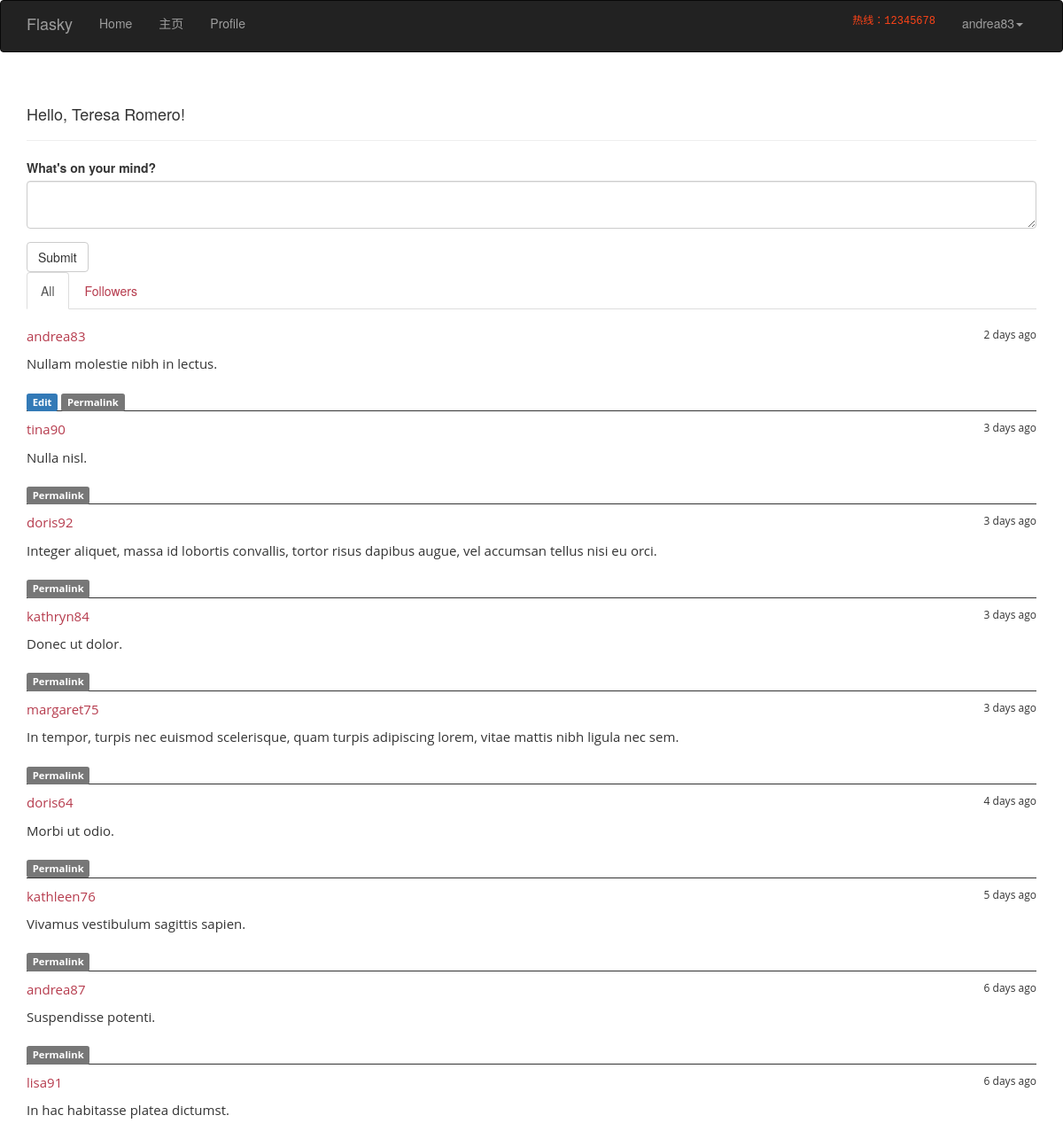
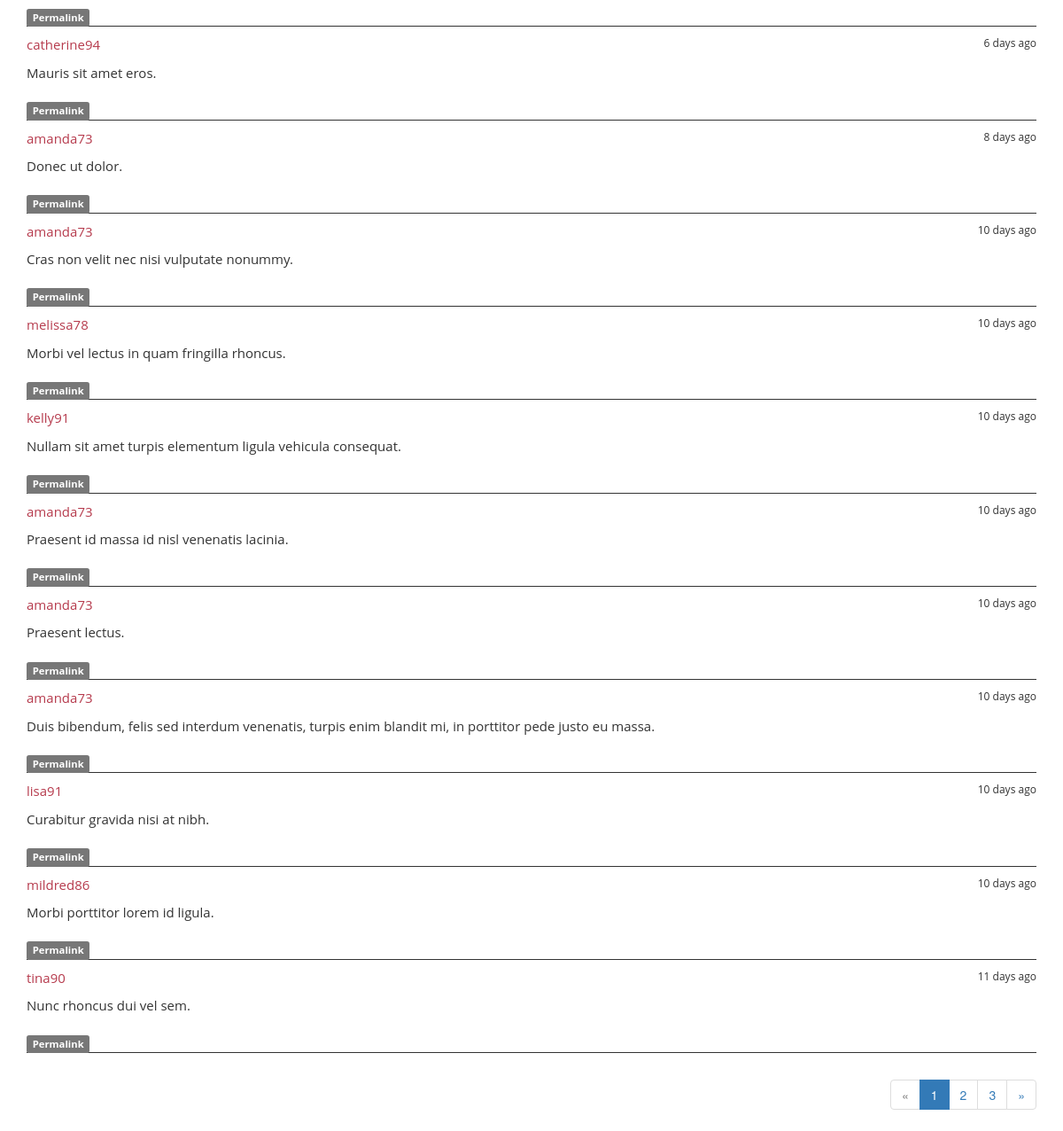
Page / (signed in) on the committed database (2 pictures, top to bottom).
### app/models.py (models this page shows, shortened)
class User(UserMixin,db.Model):
    __tablename__ = 'users'
    id = db.Column(db.Integer, primary_key=True)
    email= db.Column(db.String(64),unique=True,index=True)
    nickname=db.Column(db.String(64),unique= True,index=True)
    username = db.Column(db.String(64))
    role_id = db.Column(db.Integer, db.ForeignKey('roles.id'))
    password_hash = db.Column(db.String(128))
    location = db.Column(db.String(64))
    member_since = db.Column(db.DateTime(),default=datetime.utcnow)
    last_seen = db.Column(db.DateTime(),default=datetime.utcnow)
    confirmed = db.Column(db.Boolean,default=True)
    posts = db.relationship('Post',backref='author',lazy='dynamic')
    followed = db.relationship('Follow',foreign_keys=[Follow.follower_id],backref=db.backref('follower',lazy="joined"),lazy="dynamic",cascade="all,delete-orphan")
    followers = db.relationship('Follow',foreign_keys=[Follow.followed_id],backref=db.backref('followed',lazy="joined"),lazy="dynamic",cascade="all,delete-orphan")
    @property
    def password(self):
        raise AttributeError('password is not a readable attribute')
    def can(self,permissions):
        return self.role is not None and (self.role.permissions & permissions) == permissions
    def is_administrator(self):
        return self.can(Permission.ADMINISTER)
    def ping(self):
        self.last_seen = datetime.utcnow()
        db.session.add(self)

class Post(db.Model):
    __tablename__='posts'
    id = db.Column(db.Integer,primary_key=True)
    body = db.Column(db.Text)
    body_html = db.Column(db.Text)
    timestamp = db.Column(db.DateTime,index=True,default=datetime.utcnow)
    author_id = db.Column(db.Integer,db.ForeignKey('users.id'))

### app/main/views.py (the view)
@main.route('/',methods=['GET','POST'])
def index():
    form = PostForm()
    if current_user.can(Permission.WRITE_ARTICLES) and form.validate_on_submit():
        post=Post(body=form.body.data,author=current_user._get_current_object())
        db.session.add(post)
        return redirect(url_for('.index'))
    page = request.args.get('page',1,type=int)
    show_followed = False
    if current_user.is_authenticated:
        show_followed=bool(request.cookies.get('show_followed',''))
    if show_followed:
        query=current_user.followed_posts
    else:
        query = Post.query
    pagination = query.order_by(Post.timestamp.desc()).paginate(page,per_page=current_app.config['FLASKY_POSTS_PER_PAGE'],error_out=False)
    posts = pagination.items
    return render_template('index.html',form=form, posts=posts, show_followed=show_followed,pagination=pagination)

### app/main/forms.py
class PostForm(FlaskForm):
    body=PageDownField("What's on your mind?",validators=[Required()])
    submit=SubmitField('Submit')

### app/auth/views.py (called while the page is built)
@auth.before_app_request
def befor_request():
    if current_user.is_authenticated:
        current_user.ping()
        if not current_user.confirmed and request.endpoint[:5] != 'auth.':
            return redirect(url_for('auth.unconfirmed'))

@auth.before_app_request
def befor_request():
    if current_user.is_authenticated \
            and not current_user.confirmed \
            and request.endpoint[:5] != 'auth.'\
            and request.endpoint != 'static':
        return redirect(url_for('auth.unconfirmed'))

### app/main/__init__.py (called while the page is built)
@main.app_context_processor
def inject_permissions():
    return dict(Permission=Permission)

### app/models.py (called while the page is built)
@login_manager.user_loader
def load_user(user_id):
    return User.query.get(int(user_id))

### app/templates/index.html (shortened to what this page needs)
{% extends "base.html" %}
{% import "bootstrap/wtf.html" as wtf %}
{% import "_macros.html" as macro %}
{% block head %}
{{ super() }}
    <link href="http://maxcdn.bootstrapcdn.com/font-awesome/4.2.0/css/font-awesome.min.css" rel="stylesheet">
    <link rel="stylesheet" href="{{ url_for('static', filename = 'css/style.css') }}" media="screen" type="text/css" />
{% endblock %}
{% block page_content %}
    <div class="page-header">
        <h4>Hello, {% if current_user.is_authenticated %}{{ current_user.username }}{% else %}Stranger{% endif %}!</h4>
    </div>
    <div>
    {% if current_user.can(Permission.WRITE_ARTICLES) %}
    {{ wtf.quick_form(form) }}
    {% endif %}
    </div>
    <div class="post-tabs">
     <ul class="nav nav-tabs">
         <li{% if not show_followed %} class="active"{% endif %}><a href="{{ url_for('.show_all') }}">All</a></li>
         {% if current_user.is_authenticated %}
         <li{% if show_followed %} class="active"{% endif %}><a href="{{ url_for('.show_followed') }}">Followers</a></li>
         {% endif %}
     </ul>
     {% include 'posts.html' %}
     </div>
    {% if pagination %}
    <div class="pagination">
    {{ macro.pagination_widget(pagination,'.index') }}
    </div>
    {% endif %}
{% endblock %}

### app/templates/base.html (shortened to what this page needs)
{% extends "bootstrap/base.html" %}
{% block head %}
{{ super() }}
<link rel="stylesheet" type="text/css" href="{{ url_for('static', filename = 'css/style.css') }}">
{% endblock %}
{% block navbar %}
<div class="navbar navbar-inverse" role="navigation">
    <div class="container">
        <div class="navbar-header">
            <a class="navbar-brand" href="{{ url_for('main.index') }}">Flasky</a>
        </div>
        <div class="navbar-collapse collapse">
            <ul class="nav navbar-nav navbar-left">
                <li class="dropdown">
                     <a href="#" class = "dropdown-toggle" data-toggle="dropdown">Home</a>
                </li>
            </ul>
            <ul class="nav navbar-nav navbar-left">
                <li class="dropdown">
                     <a href="#" class = "dropdown-toggle" data-toggle="dropdown">主页</a>
                </li>
            </ul>
            <ul class="nav navbar-nav navbar-left">
                {% if current_user.is_authenticated %}
                <li><a href="{{ url_for('main.edit_profile') }}">Profile</a></li>
                {% endif %}
            </ul>
            <ul class="nav navbar-nav navbar-right">
                <li>
                    <p class="aa">热线：12345678</p>
                </li>
                {% if current_user.is_authenticated %}
                <li class="dropdown">
                    <a href="#" class = "dropdown-toggle" data-toggle="dropdown">{{ current_user.nickname}}<b class = "caret"></b></a>
                </li>
                {% else %}
                <li><a href="{{ url_for('auth.login') }}">Log In</a></li>
                {% endif %}
            </ul>
        </div>
    </div>
</div>
{% endblock %}
{% block content %}
<div class="container">
    {% block page_content %}{% endblock %}
</div>
{% endblock %}

### app/templates/_macros.html (shortened to what this page needs)
{% macro pagination_widget(pagination,endpoint) %}
<ul class="pagination">
<li {% if not pagination.has_prev %}class="disabled"{% endif %}>
<a href={% if pagination.has_prev %}{{ url_for(endpoint,page=pagination.page - 1,**kwargs) }}{% else %}#{% endif %}>
&laquo;
</a>
</li>
{% for p in pagination.iter_pages() %}
    {% if p %}
        {% if p ==pagination.page %}
        <li class ="active">
        <a href="{{ url_for(endpoint,page=p,**kwargs) }}">{{ p }}</a>
        </li>
        {% else %}
        <li><a href="{{ url_for(endpoint,page=p,**kwargs) }}">{{ p }}</a></li>
        {% endif %}
    {% else %}
    <li class="disabled"><a href="#">&hellip;</a></li>
    {% endif %}
{% endfor %}
<li{% if not pagination.has_next %}class="disabled"{% endif %}>
<a href="{% if pagination.has_next %}{{ url_for(endpoint,page=pagination.page + 1,**kwargs) }}{% else %}#{% endif %}">
&raquo;
</a>
</li>
</ul>
{% endmacro %}

### app/templates/posts.html (shortened to what this page needs)
 <ul class="posts">
    {% for post in posts %}
        <li class="post">
        <div class="profile-thumbnail">
        </div>
        <div class="post-content">
        <div class="post-date">{{ moment(post.timestamp).fromNow() }}</div>
        <div class="post-author">
        <a href="{{ url_for('.user', nickname=post.author.nickname) }}">
        {{ post.author.nickname }}
        </a>
        </div>
        <div class="post-body">
            {% if post.body_html %}
            {{ post.body_html|safe }}
            {% else %}
            {{ post.body}}
            {% endif %}
        </div>
        <div class="post-footer">
             {% if current_user == post.author %}
                <a href="{{ url_for('.edit', id=post.id) }}">
                    <span class="label label-primary">Edit</span>
             </a>
             {% elif current_user.is_administrator() %}<a href="{{ url_for('.edit', id=post.id) }}">
                 <span class="label label-danger">Edit [Admin]</span>
             </a>
                {% endif %}
        <a href="{{ url_for('.post',id=post.id) }}">
            <span class="label label-default">Permalink</span>
        </a>
        </div>
        </div>
        </li>
    {% endfor %}
    </ul>

### app/static/css/style.css (style rules this page uses)
.aa { padding: 15px; font-family: "Bitstream Vera Sans Mono", Monaco, "Courier New", Courier, monospace; color: #ff4418; font-size:12px; }
* { margin: 0; padding: 0; -webkit-box-sizing: border-box; -moz-box-sizing: border-box; box-sizing: border-box; }
ul { list-style-type: none; }
a { color: #b63b4d; text-decoration: none; }
.posts { font-family:'Open Sans', Arial, Helvetica, Sans-serif, Verdana, Tahoma; font-size:15px; margin-top:10px; }
.post { border-bottom:1px solid; }
.profile-thumbnail { color: #c12c42; padding-top:10px; }
.post-date { float: right; font-size:12px; }
.post-body { padding:10px 0 10px 0 ; }
div.pagination { width: 100%; text-align: right; padding: 0px; margin: 0px; }

### rows in the picture
User: nickname "andrea83", username "Teresa Romero"
Post: timestamp "2 days ago", author.nickname "andrea83", body_html "Nullam molestie nibh in lectus."
Post: timestamp "3 days ago", author.nickname "tina90", body_html "Nulla nisl."
Post: timestamp "3 days ago", author.nickname "doris92", body_html "Integer aliquet, massa id lobortis convallis, tortor risus dapibus augue, vel accumsan tellus nisi eu orci."
Post: timestamp "3 days ago", author.nickname "kathryn84", body_html "Donec ut dolor."
Post: timestamp "3 days ago", author.nickname "margaret75", body_html "In tempor, turpis nec euismod scelerisque, quam turpis adipiscing lorem, vitae mattis nibh ligula nec sem."
Post: timestamp "4 days ago", author.nickname "doris64", body_html "Morbi ut odio."
Post: timestamp "5 days ago", author.nickname "kathleen76", body_html "Vivamus vestibulum sagittis sapien."
Post: timestamp "6 days ago", author.nickname "andrea87", body_html "Suspendisse potenti."
Post: timestamp "6 days ago", author.nickname "lisa91", body_html "In hac habitasse platea dictumst."
Post: timestamp "6 days ago", author.nickname "catherine94", body_html "Mauris sit amet eros."
Post: timestamp "8 days ago", author.nickname "amanda73", body_html "Donec ut dolor."
Post: timestamp "10 days ago", author.nickname "amanda73", body_html "Cras non velit nec nisi vulputate nonummy."
Post: timestamp "10 days ago", author.nickname "melissa78", body_html "Morbi vel lectus in quam fringilla rhoncus."
Post: timestamp "10 days ago", author.nickname "kelly91", body_html "Nullam sit amet turpis elementum ligula vehicula consequat."
Post: timestamp "10 days ago", author.nickname "amanda73", body_html "Praesent id massa id nisl venenatis lacinia."
Post: timestamp "10 days ago", author.nickname "amanda73", body_html "Praesent lectus."
Post: timestamp "10 days ago", author.nickname "amanda73", body_html "Duis bibendum, felis sed interdum venenatis, turpis enim blandit mi, in porttitor pede justo eu massa."
Post: timestamp "10 days ago", author.nickname "lisa91", body_html "Curabitur gravida nisi at nibh."
Post: timestamp "10 days ago", author.nickname "mildred86", body_html "Morbi porttitor lorem id ligula."
Post: timestamp "11 days ago", author.nickname "tina90", body_html "Nunc rhoncus dui vel sem."

### other values in the picture
{{ p }} "1"
{{ p }} "2" "3"
